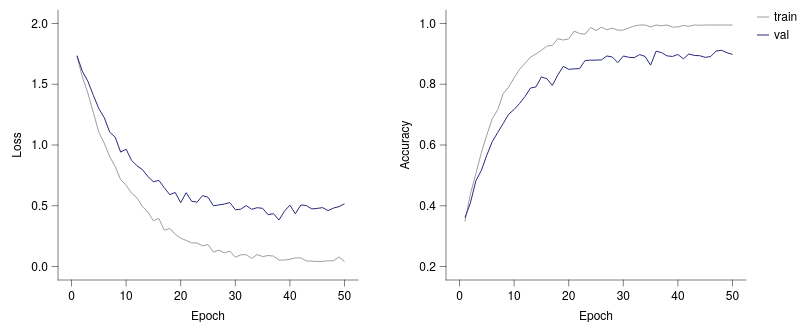

The specification (Vega-Lite) saved for this image:
### Vega-Lite specification from a JSON file in a GitHub repository (floating-point values rounded to 4 significant figures)
{"background": null, "config": {"arc": {"fill": "#DBDBDB", "fillOpacity": 1.0, "innerRadius": 33.75, "padAngle": 0.03, "stroke": "black", "strokeOpacity": 1, "strokeWidth": 0.25}, "area": {"fill": "#DBDBDB", "fillOpacity": 1.0, "stroke": "black", "strokeOpacity": 1, "strokeWidth": 0.25}, "axis": {"domain": true, "domainCap": "round", "domainColor": "black", "domainWidth": 0.25, "grid": false, "gridCap": "round", "gridColor": "#F1F1F1", "gridDash": [0, 0], "gridOpacity": 1.0, "gridWidth": 0.25, "labelColor": "black", "labelFont": "Helvetica Neue, HelveticaNeue, Helvetica, Arial, sans-serif", "labelFontSize": 6, "labelFontStyle": "normal", "labelFontWeight": 400, "offset": 0, "ticks": true, "tickCap": "round", "tickColor": "black", "tickRound": false, "tickSize": 3.0, "tickWidth": 0.25, "titleColor": "black", "titleFont": "Helvetica Neue, HelveticaNeue, Helvetica, Arial, sans-serif", "titleFontSize": 6, "titleFontStyle": "normal", "titleFontWeight": 400}, "axisX": {"domain": true, "labelAlign": "center", "labelAngle": 0, "labels": true, "ticks": true, "translate": 0}, "axisY": {"domain": true, "labelAlign": "right", "labelAngle": 0, "labels": true, "ticks": true, "translate": 0}, "axisRight": {"domain": true, "labelAlign": "left", "labelAngle": 0, "labels": true, "ticks": true, "translate": 0}, "axisTop": {"domain": true, "labelAlign": "center", "labelAngle": 0, "labels": true, "ticks": true, "translate": 0}, "axisBand": {"tickOffset": 0}, "bar": {"fill": "#DBDBDB", "fillOpacity": 1.0, "stroke": "black", "strokeOpacity": 1, "strokeWidth": 0.25}, "boxplot": {"size": 12.15, "ticks": {"cornerRadius": 0.25, "fill": "black", "opacity": 1, "size": 6.075, "thickness": 0.25}, "box": {"fillOpacity": 1.0, "stroke": "black", "strokeOpacity": 1, "strokeWidth": 0.25}, "median": {"cornerRadius": 0, "fill": "black", "fillOpacity": 1.0, "opacity": 1, "size": 12.15, "thickness": 0.25}, "rule": {"fill": "black", "fillOpacity": 1.0, "size": 13.5, "stroke": "black", "strokeDash": [0, 0], "strokeOpacity": 1, "strokeWidth": 0.25}, "outliers": {"color": "black", "fill": "black", "fillOpacity": 1.0, "size": 0, "stroke": "black", "strokeOpacity": 1, "strokeWidth": 0.25}}, "circle": {"fill": "black", "fillOpacity": 1.0, "size": 1.688, "stroke": null, "strokeOpacity": 1, "strokeWidth": 0.25}, "errorband": {"band": {"fillOpacity": 0.6, "stroke": null, "strokeWidth": 0.25, "strokeOpacity": 1}, "borders": {"opacity": 0, "strokeOpacity": 1, "strokeWidth": 0.25}}, "errorbar": {"opacity": 1, "rule": {"strokeDash": [0, 0], "strokeWidth": 0.25}, "ticks": {"color": "black", "cornerRadius": 0.125, "opacity": 1, "size": 8.1, "thickness": 0.25}, "thickness": 0.25}, "font": "Helvetica Neue, HelveticaNeue, Helvetica, Arial, sans-serif", "geoshape": {"fill": "#DBDBDB", "fillOpacity": 1.0, "stroke": "black", "strokeOpacity": 1, "strokeWidth": 0.25}, "header": {"labelColor": "black", "labelFont": "Helvetica Neue, HelveticaNeue, Helvetica, Arial, sans-serif", "labelFontSize": 6, "labelFontStyle": "normal", "labelFontWeight": 400, "titleColor": "black", "titleFont": "Helvetica Neue, HelveticaNeue, Helvetica, Arial, sans-serif", "titleFontSize": 6, "titleFontStyle": "normal", "titleFontWeight": 400, "titlePadding": 0}, "legend": {"disable": false, "offset": 4.5, "titlePadding": 4, "labelOffset": 2, "gradientLabelOffset": 2, "columnPadding": 4, "rowPadding": 2, "gradientThickness": 5, "gradientOpacity": 1.0, "gradientStrokeColor": "black", "gradientStrokeWidth": 0.25, "labelColor": "black", "labelFont": "Helvetica Neue, HelveticaNeue, Helvetica, Arial, sans-serif", "labelFontSize": 6, "labelFontStyle": "normal", "labelFontWeight": 400, "strokeColor": "black", "strokeWidth": 0, "symbolSize": 36, "symbolStrokeColor": "black", "symbolStrokeWidth": 0.25, "titleColor": "black", "titleFont": "Helvetica Neue, HelveticaNeue, Helvetica, Arial, sans-serif", "titleFontSize": 6, "titleFontStyle": "normal", "titleFontWeight": 400}, "line": {"color": "black", "stroke": "black", "strokeCap": "butt", "strokeDash": [0, 0], "strokeOpacity": 1, "strokeWidth": 0.5}, "point": {"filled": true, "fill": "#DBDBDB", "fillOpacity": 1.0, "size": 6.75, "stroke": "black", "strokeOpacity": 1, "strokeWidth": 0.25}, "range": {"category": ["#9D9D9D", "#28287D", "#004225", "#47266F", "#00605D", "#DBDBDB", "#7983C1", "#6E927B", "#937FB4", "#699A97"], "diverging": {"scheme": ["#4F4265", "#6A5C82", "#85789D", "#A196B7", "#BDB5CE", "#D8D6DD", "#F6F6F6", "#CED8D7", "#9DBFBD", "#75A3A0", "#518683", "#326967", "#164D4B"]}, "heatmap": {"scheme": ["#440154", "#472270", "#433E82", "#38598C", "#2C728E", "#238A8D", "#24A086", "#39B578", "#5DC862", "#96D646", "#CAE02D", "#FDE724"]}, "ordinal": {"scheme": ["#F1F1F1", "#DBDBDB", "#C6C6C6", "#B2B2B2", "#9D9D9D", "#898989", "#767676", "#636363", "#515151", "#404040", "#2F2F2F", "#1F1F1F"]}, "ramp": {"scheme": ["#440154", "#472270", "#433E82", "#38598C", "#2C728E", "#238A8D", "#24A086", "#39B578", "#5DC862", "#96D646", "#CAE02D", "#FDE724"]}}, "rule": {"color": "black", "stroke": "black", "strokeCap": "round", "strokeDash": [2, 2], "strokeOpacity": 1, "strokeWidth": 0.25}, "scale": {"barBandPaddingInner": 0.1, "rectBandPaddingInner": 0, "tickBandPaddingInner": 0.1, "bandPaddingOuter": 0.1, "bandWithNestedOffsetPaddingInner": 0.2, "bandWithNestedOffsetPaddingOuter": 0.2, "offsetBandPaddingInner": 0, "offsetBandPaddingOuter": 0, "continuousPadding": 6.75, "round": false}, "rect": {"fill": "#DBDBDB", "fillOpacity": 1.0, "stroke": "black", "strokeOpacity": 1, "strokeWidth": 0.25}, "square": {"fill": "#DBDBDB", "fillOpacity": 1.0, "size": 13.5, "stroke": "black", "strokeOpacity": 1, "strokeWidth": 0.25}, "text": {"color": "black", "font": "Helvetica Neue, HelveticaNeue, Helvetica, Arial, sans-serif", "fontSize": 6, "fontStyle": "normal", "fontWeight": 400}, "tick": {"color": "black", "cornerRadius": 0.125, "opacity": 1.0, "size": 12.15, "thickness": 0.25}, "title": {"anchor": "middle", "frame": "group", "color": "black", "font": "Helvetica Neue, HelveticaNeue, Helvetica, Arial, sans-serif", "fontSize": 6, "fontStyle": "normal", "fontWeight": 400, "subtitleColor": "black", "subtitleFont": "Helvetica Neue, HelveticaNeue, Helvetica, Arial, sans-serif", "subtitleFontSize": 6, "subtitleFontStyle": "normal", "subtitleFontWeight": 400}, "trail": {"color": "black", "opacity": 1, "size": 0.5}, "view": {"continuousWidth": 150, "continuousHeight": 135, "discreteWidth": 150, "discreteHeight": 135, "fill": null, "stroke": null, "strokeWidth": 0.25}}, "hconcat": [{"mark": {"type": "line"}, "encoding": {"color": {"field": "split", "sort": ["train", "val"], "title": null, "type": "nominal"}, "x": {"field": "epoch", "scale": {"domain": [0, 50], "nice": false}, "title": "Epoch", "type": "quantitative"}, "y": {"field": "loss", "scale": {"domain": [0, 2], "nice": false}, "title": "Loss", "type": "quantitative"}}}, {"mark": {"type": "line"}, "encoding": {"color": {"field": "split", "sort": ["train", "val"], "title": null, "type": "nominal"}, "x": {"field": "epoch", "scale": {"domain": [0, 50], "nice": false}, "title": "Epoch", "type": "quantitative"}, "y": {"field": "accuracy", "scale": {"domain": [0.2, 1], "nice": false}, "title": "Accuracy", "type": "quantitative"}}}], "data": {"name": "data-7a4b3c2260c15d07dc72bae3f59f8ddc"}, "resolve": {"scale": {"y": "independent"}}, "$schema": "https://vega.github.io/schema/vega-lite/v6.4.1.json", "datasets": {"data-7a4b3c2260c15d07dc72bae3f59f8ddc": [{"epoch": 1, "split": "train", "loss": 1.73, "accuracy": 0.3481}, {"epoch": 2, "split": "train", "loss": 1.559, "accuracy": 0.4391}, {"epoch": 3, "split": "train", "loss": 1.426, "accuracy": 0.5057}, {"epoch": 4, "split": "train", "loss": 1.268, "accuracy": 0.5742}, {"epoch": 5, "split": "train", "loss": 1.106, "accuracy": 0.6329}, {"epoch": 6, "split": "train", "loss": 1.015, "accuracy": 0.6864}, {"epoch": 7, "split": "train", "loss": 0.9036, "accuracy": 0.7162}, {"epoch": 8, "split": "train", "loss": 0.8233, "accuracy": 0.769}, {"epoch": 9, "split": "train", "loss": 0.7148, "accuracy": 0.7905}, {"epoch": 10, "split": "train", "loss": 0.6691, "accuracy": 0.8213}, {"epoch": 11, "split": "train", "loss": 0.6032, "accuracy": 0.8493}, {"epoch": 12, "split": "train", "loss": 0.5645, "accuracy": 0.8689}, {"epoch": 13, "split": "train", "loss": 0.4929, "accuracy": 0.8893}, {"epoch": 14, "split": "train", "loss": 0.4487, "accuracy": 0.8995}, {"epoch": 15, "split": "train", "loss": 0.3765, "accuracy": 0.9119}, {"epoch": 16, "split": "train", "loss": 0.3949, "accuracy": 0.9256}, {"epoch": 17, "split": "train", "loss": 0.2986, "accuracy": 0.9279}, {"epoch": 18, "split": "train", "loss": 0.3137, "accuracy": 0.95}, {"epoch": 19, "split": "train", "loss": 0.2651, "accuracy": 0.9457}, {"epoch": 20, "split": "train", "loss": 0.2327, "accuracy": 0.9494}, {"epoch": 21, "split": "train", "loss": 0.2144, "accuracy": 0.975}, {"epoch": 22, "split": "train", "loss": 0.1948, "accuracy": 0.9668}, {"epoch": 23, "split": "train", "loss": 0.1932, "accuracy": 0.9649}, {"epoch": 24, "split": "train", "loss": 0.1704, "accuracy": 0.9868}, {"epoch": 25, "split": "train", "loss": 0.1804, "accuracy": 0.9769}, {"epoch": 26, "split": "train", "loss": 0.1183, "accuracy": 0.9881}, {"epoch": 27, "split": "train", "loss": 0.1345, "accuracy": 0.9792}, {"epoch": 28, "split": "train", "loss": 0.1113, "accuracy": 0.9848}, {"epoch": 29, "split": "train", "loss": 0.1274, "accuracy": 0.978}, {"epoch": 30, "split": "train", "loss": 0.07601, "accuracy": 0.9782}, {"epoch": 31, "split": "train", "loss": 0.0955, "accuracy": 0.9852}, {"epoch": 32, "split": "train", "loss": 0.09743, "accuracy": 0.9918}, {"epoch": 33, "split": "train", "loss": 0.0663, "accuracy": 0.995}, {"epoch": 34, "split": "train", "loss": 0.09824, "accuracy": 0.995}, {"epoch": 35, "split": "train", "loss": 0.08157, "accuracy": 0.9888}, {"epoch": 36, "split": "train", "loss": 0.0899, "accuracy": 0.995}, {"epoch": 37, "split": "train", "loss": 0.08553, "accuracy": 0.9926}, {"epoch": 38, "split": "train", "loss": 0.05317, "accuracy": 0.995}, {"epoch": 39, "split": "train", "loss": 0.05297, "accuracy": 0.9883}, {"epoch": 40, "split": "train", "loss": 0.05926, "accuracy": 0.9887}, {"epoch": 41, "split": "train", "loss": 0.07119, "accuracy": 0.9932}, {"epoch": 42, "split": "train", "loss": 0.07063, "accuracy": 0.991}, {"epoch": 43, "split": "train", "loss": 0.04534, "accuracy": 0.995}, {"epoch": 44, "split": "train", "loss": 0.0452, "accuracy": 0.9944}, {"epoch": 45, "split": "train", "loss": 0.04083, "accuracy": 0.995}, {"epoch": 46, "split": "train", "loss": 0.04269, "accuracy": 0.995}, {"epoch": 47, "split": "train", "loss": 0.04668, "accuracy": 0.995}, {"epoch": 48, "split": "train", "loss": 0.0472, "accuracy": 0.995}, {"epoch": 49, "split": "train", "loss": 0.07908, "accuracy": 0.995}, {"epoch": 50, "split": "train", "loss": 0.03975, "accuracy": 0.995}, {"epoch": 1, "split": "val", "loss": 1.736, "accuracy": 0.3608}, {"epoch": 2, "split": "val", "loss": 1.606, "accuracy": 0.4097}, {"epoch": 3, "split": "val", "loss": 1.525, "accuracy": 0.4821}, {"epoch": 4, "split": "val", "loss": 1.409, "accuracy": 0.5162}, {"epoch": 5, "split": "val", "loss": 1.3, "accuracy": 0.5664}, {"epoch": 6, "split": "val", "loss": 1.225, "accuracy": 0.6108}, {"epoch": 7, "split": "val", "loss": 1.105, "accuracy": 0.6413}, {"epoch": 8, "split": "val", "loss": 1.065, "accuracy": 0.6706}, {"epoch": 9, "split": "val", "loss": 0.9417, "accuracy": 0.7014}, {"epoch": 10, "split": "val", "loss": 0.9653, "accuracy": 0.7168}, {"epoch": 11, "split": "val", "loss": 0.8741, "accuracy": 0.7367}, {"epoch": 12, "split": "val", "loss": 0.8286, "accuracy": 0.7596}, {"epoch": 13, "split": "val", "loss": 0.7974, "accuracy": 0.7875}, {"epoch": 14, "split": "val", "loss": 0.7398, "accuracy": 0.7912}, {"epoch": 15, "split": "val", "loss": 0.6971, "accuracy": 0.824}, {"epoch": 16, "split": "val", "loss": 0.7087, "accuracy": 0.8182}, {"epoch": 17, "split": "val", "loss": 0.6479, "accuracy": 0.7962}, {"epoch": 18, "split": "val", "loss": 0.5915, "accuracy": 0.8303}, {"epoch": 19, "split": "val", "loss": 0.6094, "accuracy": 0.859}, {"epoch": 20, "split": "val", "loss": 0.5248, "accuracy": 0.8492}, {"epoch": 21, "split": "val", "loss": 0.6076, "accuracy": 0.8507}, {"epoch": 22, "split": "val", "loss": 0.5369, "accuracy": 0.8516}, {"epoch": 23, "split": "val", "loss": 0.5295, "accuracy": 0.8783}, {"epoch": 24, "split": "val", "loss": 0.5836, "accuracy": 0.8792}, {"epoch": 25, "split": "val", "loss": 0.5697, "accuracy": 0.8795}, {"epoch": 26, "split": "val", "loss": 0.4994, "accuracy": 0.8802}, {"epoch": 27, "split": "val", "loss": 0.5068, "accuracy": 0.8932}, {"epoch": 28, "split": "val", "loss": 0.514, "accuracy": 0.8895}, {"epoch": 29, "split": "val", "loss": 0.5262, "accuracy": 0.8712}, {"epoch": 30, "split": "val", "loss": 0.4672, "accuracy": 0.8931}, {"epoch": 31, "split": "val", "loss": 0.4716, "accuracy": 0.8888}, {"epoch": 32, "split": "val", "loss": 0.5014, "accuracy": 0.8875}, {"epoch": 33, "split": "val", "loss": 0.4707, "accuracy": 0.8976}, {"epoch": 34, "split": "val", "loss": 0.4839, "accuracy": 0.8914}, {"epoch": 35, "split": "val", "loss": 0.4789, "accuracy": 0.8629}, {"epoch": 36, "split": "val", "loss": 0.4264, "accuracy": 0.9087}, {"epoch": 37, "split": "val", "loss": 0.4351, "accuracy": 0.9043}, {"epoch": 38, "split": "val", "loss": 0.3825, "accuracy": 0.8934}, {"epoch": 39, "split": "val", "loss": 0.4553, "accuracy": 0.8915}, {"epoch": 40, "split": "val", "loss": 0.505, "accuracy": 0.8981}, {"epoch": 41, "split": "val", "loss": 0.4336, "accuracy": 0.8835}, {"epoch": 42, "split": "val", "loss": 0.5064, "accuracy": 0.8998}, {"epoch": 43, "split": "val", "loss": 0.5021, "accuracy": 0.8948}, {"epoch": 44, "split": "val", "loss": 0.4735, "accuracy": 0.8939}, {"epoch": 45, "split": "val", "loss": 0.4782, "accuracy": 0.8885}, {"epoch": 46, "split": "val", "loss": 0.4844, "accuracy": 0.8912}, {"epoch": 47, "split": "val", "loss": 0.4599, "accuracy": 0.9093}, {"epoch": 48, "split": "val", "loss": 0.4812, "accuracy": 0.9118}, {"epoch": 49, "split": "val", "loss": 0.4924, "accuracy": 0.9037}, {"epoch": 50, "split": "val", "loss": 0.5164, "accuracy": 0.8983}]}}
